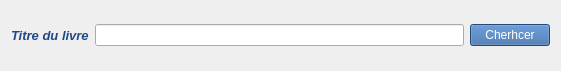
        <widget class="QWidget" name="layoutWidget_5">
         <property name="geometry">
          <rect>
           <x>120</x>
           <y>40</y>
           <width>561</width>
           <height>71</height>
          </rect>
         </property>
         <layout class="QHBoxLayout" name="horizontalLayout_8">
          <item>
           <widget class="QLabel" name="label_5">
            <property name="palette">
             <palette>
              <active>
               <colorrole role="WindowText">
                <brush brushstyle="SolidPattern">
                 <color alpha="255">
                  <red>32</red>
                  <green>74</green>
                  <blue>135</blue>
                 </color>
                </brush>
               </colorrole>
               <colorrole role="Text">
                <brush brushstyle="SolidPattern">
                 <color alpha="255">
                  <red>32</red>
                  <green>74</green>
                  <blue>135</blue>
                 </color>
                </brush>
               </colorrole>
              </active>
              <inactive>
               <colorrole role="WindowText">
                <brush brushstyle="SolidPattern">
                 <color alpha="255">
                  <red>32</red>
                  <green>74</green>
                  <blue>135</blue>
                 </color>
                </brush>
               </colorrole>
               <colorrole role="Text">
                <brush brushstyle="SolidPattern">
                 <color alpha="255">
                  <red>32</red>
                  <green>74</green>
                  <blue>135</blue>
                 </color>
                </brush>
               </colorrole>
              </inactive>
              <disabled>
               <colorrole role="WindowText">
                <brush brushstyle="SolidPattern">
                 <color alpha="255">
                  <red>190</red>
                  <green>190</green>
                  <blue>190</blue>
                 </color>
                </brush>
               </colorrole>
               <colorrole role="Text">
                <brush brushstyle="SolidPattern">
                 <color alpha="255">
                  <red>190</red>
                  <green>190</green>
                  <blue>190</blue>
                 </color>
                </brush>
               </colorrole>
              </disabled>
             </palette>
            </property>
            <property name="font">
             <font>
              <pointsize>10</pointsize>
              <weight>75</weight>
              <italic>true</italic>
              <bold>true</bold>
             </font>
            </property>
            <property name="text">
             <string>Titre du livre</string>
            </property>
           </widget>
          </item>
          <item>
           <widget class="QLineEdit" name="titre_livre"/>
          </item>
          <item>
           <widget class="QPushButton" name="recherche">
            <property name="palette">
             <palette>
              <active>
               <colorrole role="WindowText">
                <brush brushstyle="SolidPattern">
                 <color alpha="255">
                  <red>0</red>
                  <green>0</green>
                  <blue>0</blue>
                 </color>
                </brush>
               </colorrole>
               <colorrole role="Button">
                <brush brushstyle="SolidPattern">
                 <color alpha="255">
                  <red>52</red>
                  <green>101</green>
                  <blue>164</blue>
                 </color>
                </brush>
               </colorrole>
               <colorrole role="Light">
                <brush brushstyle="SolidPattern">
                 <color alpha="255">
                  <red>78</red>
                  <green>152</green>
                  <blue>246</blue>
                 </color>
                </brush>
               </colorrole>
               <colorrole role="Midlight">
                <brush brushstyle="SolidPattern">
                 <color alpha="255">
                  <red>65</red>
                  <green>126</green>
                  <blue>205</blue>
                 </color>
                </brush>
               </colorrole>
               <colorrole role="Dark">
                <brush brushstyle="SolidPattern">
                 <color alpha="255">
                  <red>26</red>
                  <green>50</green>
                  <blue>82</blue>
                 </color>
                </brush>
               </colorrole>
               <colorrole role="Mid">
                <brush brushstyle="SolidPattern">
                 <color alpha="255">
                  <red>34</red>
                  <green>67</green>
                  <blue>109</blue>
                 </color>
                </brush>
               </colorrole>
               <colorrole role="Text">
                <brush brushstyle="SolidPattern">
                 <color alpha="255">
                  <red>0</red>
                  <green>0</green>
                  <blue>0</blue>
                 </color>
                </brush>
               </colorrole>
               <colorrole role="BrightText">
                <brush brushstyle="SolidPattern">
                 <color alpha="255">
                  <red>255</red>
                  <green>255</green>
                  <blue>255</blue>
                 </color>
                </brush>
               </colorrole>
               <colorrole role="ButtonText">
                <brush brushstyle="SolidPattern">
                 <color alpha="255">
                  <red>255</red>
                  <green>255</green>
                  <blue>255</blue>
                 </color>
                </brush>
               </colorrole>
               <colorrole role="Base">
                <brush brushstyle="SolidPattern">
                 <color alpha="255">
                  <red>255</red>
                  <green>255</green>
                  <blue>255</blue>
                 </color>
                </brush>
               </colorrole>
               <colorrole role="Window">
                <brush brushstyle="SolidPattern">
                 <color alpha="255">
                  <red>52</red>
                  <green>101</green>
                  <blue>164</blue>
                 </color>
                </brush>
               </colorrole>
               <colorrole role="Shadow">
                <brush brushstyle="SolidPattern">
                 <color alpha="255">
                  <red>0</red>
                  <green>0</green>
                  <blue>0</blue>
                 </color>
                </brush>
               </colorrole>
               <colorrole role="AlternateBase">
                <brush brushstyle="SolidPattern">
                 <color alpha="255">
                  <red>153</red>
                  <green>178</green>
                  <blue>209</blue>
                 </color>
                </brush>
               </colorrole>
               <colorrole role="ToolTipBase">
                <brush brushstyle="SolidPattern">
                 <color alpha="255">
                  <red>255</red>
                  <green>255</green>
                  <blue>220</blue>
                 </color>
                </brush>
               </colorrole>
               <colorrole role="ToolTipText">
                <brush brushstyle="SolidPattern">
                 <color alpha="255">
                  <red>0</red>
                  <green>0</green>
                  <blue>0</blue>
                 </color>
                </brush>
               </colorrole>
              </active>
              <inactive>
               <colorrole role="WindowText">
                <brush brushstyle="SolidPattern">
                 <color alpha="255">
                  <red>0</red>
                  <green>0</green>
                  <blue>0</blue>
                 </color>
                </brush>
               </colorrole>
               <colorrole role="Button">
                <brush brushstyle="SolidPattern">
                 <color alpha="255">
                  <red>52</red>
                  <green>101</green>
                  <blue>164</blue>
                 </color>
                </brush>
               </colorrole>
               <colorrole role="Light">
                <brush brushstyle="SolidPattern">
                 <color alpha="255">
                  <red>78</red>
                  <green>152</green>
                  <blue>246</blue>
                 </color>
                </brush>
               </colorrole>
               <colorrole role="Midlight">
                <brush brushstyle="SolidPattern">
                 <color alpha="255">
                  <red>65</red>
                  <green>126</green>
                  <blue>205</blue>
                 </color>
                </brush>
               </colorrole>
               <colorrole role="Dark">
                <brush brushstyle="SolidPattern">
                 <color alpha="255">
                  <red>26</red>
                  <green>50</green>
                  <blue>82</blue>
                 </color>
                </brush>
               </colorrole>
               <colorrole role="Mid">
                <brush brushstyle="SolidPattern">
                 <color alpha="255">
                  <red>34</red>
                  <green>67</green>
                  <blue>109</blue>
                 </color>
                </brush>
               </colorrole>
               <colorrole role="Text">
                <brush brushstyle="SolidPattern">
                 <color alpha="255">
                  <red>0</red>
                  <green>0</green>
                  <blue>0</blue>
                 </color>
                </brush>
               </colorrole>
               <colorrole role="BrightText">
                <brush brushstyle="SolidPattern">
                 <color alpha="255">
                  <red>255</red>
                  <green>255</green>
                  <blue>255</blue>
                 </color>
                </brush>
               </colorrole>
               <colorrole role="ButtonText">
                <brush brushstyle="SolidPattern">
                 <color alpha="255">
                  <red>255</red>
                  <green>255</green>
                  <blue>255</blue>
                 </color>
                </brush>
               </colorrole>
               <colorrole role="Base">
                <brush brushstyle="SolidPattern">
                 <color alpha="255">
                  <red>255</red>
                  <green>255</green>
                  <blue>255</blue>
                 </color>
                </brush>
               </colorrole>
               <colorrole role="Window">
                <brush brushstyle="SolidPattern">
                 <color alpha="255">
                  <red>52</red>
                  <green>101</green>
                  <blue>164</blue>
                 </color>
                </brush>
               </colorrole>
               <colorrole role="Shadow">
                <brush brushstyle="SolidPattern">
                 <color alpha="255">
                  <red>0</red>
                  <green>0</green>
                  <blue>0</blue>
                 </color>
                </brush>
               </colorrole>
               <colorrole role="AlternateBase">
                <brush brushstyle="SolidPattern">
                 <color alpha="255">
                  <red>153</red>
                  <green>178</green>
                  <blue>209</blue>
                 </color>
                </brush>
               </colorrole>
               <colorrole role="ToolTipBase">
                <brush brushstyle="SolidPattern">
                 <color alpha="255">
                  <red>255</red>
                  <green>255</green>
                  <blue>220</blue>
                 </color>
                </brush>
               </colorrole>
               <colorrole role="ToolTipText">
                <brush brushstyle="SolidPattern">
                 <color alpha="255">
                  <red>0</red>
                  <green>0</green>
                  <blue>0</blue>
                 </color>
                </brush>
               </colorrole>
              </inactive>
              <disabled>
               <colorrole role="WindowText">
                <brush brushstyle="SolidPattern">
                 <color alpha="255">
                  <red>26</red>
                  <green>50</green>
                  <blue>82</blue>
                 </color>
                </brush>
               </colorrole>
               <colorrole role="Button">
                <brush brushstyle="SolidPattern">
                 <color alpha="255">
                  <red>52</red>
                  <green>101</green>
                  <blue>164</blue>
                 </color>
                </brush>
               </colorrole>
               <colorrole role="Light">
                <brush brushstyle="SolidPattern">
                 <color alpha="255">
                  <red>78</red>
                  <green>152</green>
                  <blue>246</blue>
                 </color>
                </brush>
               </colorrole>
               <colorrole role="Midlight">
                <brush brushstyle="SolidPattern">
                 <color alpha="255">
                  <red>65</red>
                  <green>126</green>
                  <blue>205</blue>
                 </color>
                </brush>
               </colorrole>
               <colorrole role="Dark">
                <brush brushstyle="SolidPattern">
                 <color alpha="255">
                  <red>26</red>
                  <green>50</green>
                  <blue>82</blue>
                 </color>
                </brush>
               </colorrole>
               <colorrole role="Mid">
                <brush brushstyle="SolidPattern">
                 <color alpha="255">
                  <red>34</red>
                  <green>67</green>
                  <blue>109</blue>
                 </color>
                </brush>
               </colorrole>
               <colorrole role="Text">
                <brush brushstyle="SolidPattern">
                 <color alpha="255">
                  <red>26</red>
                  <green>50</green>
                  <blue>82</blue>
                 </color>
                </brush>
               </colorrole>
               <colorrole role="BrightText">
                <brush brushstyle="SolidPattern">
                 <color alpha="255">
                  <red>255</red>
                  <green>255</green>
                  <blue>255</blue>
                 </color>
                </brush>
               </colorrole>
               <colorrole role="ButtonText">
                <brush brushstyle="SolidPattern">
                 <color alpha="255">
                  <red>26</red>
                  <green>50</green>
                  <blue>82</blue>
                 </color>
                </brush>
               </colorrole>
               <colorrole role="Base">
                <brush brushstyle="SolidPattern">
                 <color alpha="255">
                  <red>52</red>
                  <green>101</green>
                  <blue>164</blue>
                 </color>
                </brush>
               </colorrole>
               <colorrole role="Window">
                <brush brushstyle="SolidPattern">
                 <color alpha="255">
                  <red>52</red>
                  <green>101</green>
                  <blue>164</blue>
                 </color>
                </brush>
               </colorrole>
               <colorrole role="Shadow">
                <brush brushstyle="SolidPattern">
                 <color alpha="255">
                  <red>0</red>
                  <green>0</green>
                  <blue>0</blue>
                 </color>
                </brush>
               </colorrole>
               <colorrole role="AlternateBase">
                <brush brushstyle="SolidPattern">
                 <color alpha="255">
                  <red>52</red>
                  <green>101</green>
                  <blue>164</blue>
                 </color>
                </brush>
               </colorrole>
               <colorrole role="ToolTipBase">
                <brush brushstyle="SolidPattern">
                 <color alpha="255">
                  <red>255</red>
                  <green>255</green>
                  <blue>220</blue>
                 </color>
                </brush>
               </colorrole>
               <colorrole role="ToolTipText">
                <brush brushstyle="SolidPattern">
                 <color alpha="255">
                  <red>0</red>
                  <green>0</green>
                  <blue>0</blue>
                 </color>
                </brush>
               </colorrole>
              </disabled>
             </palette>
            </property>
            <property name="text">
             <string>Cherhcer</string>
            </property>
            <property name="autoDefault">
             <bool>true</bool>
            </property>
           </widget>
          </item>
         </layout>
        </widget>
